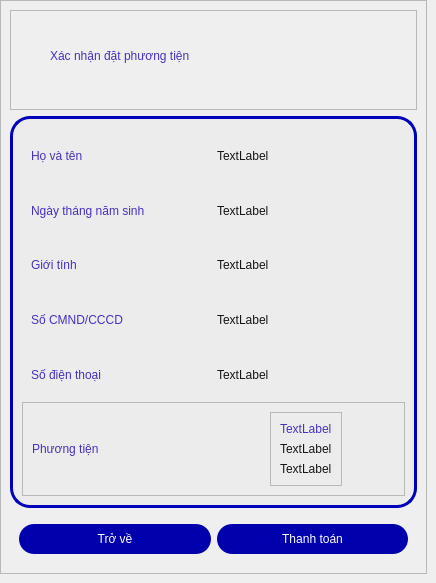
   <widget class="QWidget" name="confirmTransport">
    <property name="styleSheet">
     <string notr="true">QLabel {
	color: rgb(70, 49, 190);
	font: bold 20pt &quot;Google Sans&quot;;
	border: none;
}

QScrollBar:horizontal {
	border: none;
	height: 10px;
	margin: 0 0 0 0;
	border-radius: 0px;
}

QScrollBar::handle:horizontal {
	background-color: rgb(70, 49, 190);
	min-height: 10px;
	border-radius: 5px;
}

QScrollBar::handle:horizontal:hover:!pressed {
	background-color: rgb(85, 62, 239);
}	

QScrollBar::sub-line:horizontal {
	border: none;
	width: 10px;
	border-top-left-radius: 5px;
	border-bottom-right-radius: 5px;
	subcontrol-position: left;
	subcontrol-origin: margin;	
}

QScrollBar::add-line:horizontal {
	border: none;
	width: 10px;
	border-top-right-radius: 5px;
	border-bottom-right-radius: 5px;
	subcontrol-position: right;
	subcontrol-origin: margin;	
}

QScrollBar::left-arrow:horizontal, QScrollBar::right-arrow:horizontal {
	background: none;
 	width: 1px;
}

QScrollBar::add-page:horizontal, QScrollBar::sub-page:horizontal {
	background: none;
	width: 1px;
}

QScrollBar:vertical {
	border: none;
	width: 10px;
	margin: 0 0 0 0;
	border-radius: 0px;
	
}

QScrollBar::handle:vertical {
	background-color: rgb(70, 49, 190);
	min-height: 10px;
	border-radius: 5px;
}

QScrollBar::handle:vertical:hover:!pressed {
	background-color: rgb(85, 62, 239);
}	

QScrollBar::sub-line:vertical {
	border: none;
	height: 10px;
	border-top-left-radius: 5px;
	border-top-right-radius: 5px;
	subcontrol-position: top;
	subcontrol-origin: margin;	
}

QScrollBar::add-line:vertical {
	border: none;
	height: 10px;
	border-bottom-left-radius: 5px;
	border-bottom-right-radius: 5px;
	subcontrol-position: bottom;
	subcontrol-origin: margin;	
}

QScrollBar::up-arrow:vertical, QScrollBar::down-arrow:vertical {
	background: none;
}

QScrollBar::add-page:vertical, QScrollBar::sub-page:vertical {
	background: none;
}

QScrollArea {
	background-color: rgb(226, 226, 226);
	border: 2px solid rgb(70, 49, 190);
	border-radius: 9px;
}</string>
    </property>
    <widget class="QFrame" name="frame_21">
     <property name="geometry">
      <rect>
       <x>0</x>
       <y>0</y>
       <width>427</width>
       <height>574</height>
      </rect>
     </property>
     <property name="minimumSize">
      <size>
       <width>427</width>
       <height>574</height>
      </size>
     </property>
     <property name="maximumSize">
      <size>
       <width>427</width>
       <height>574</height>
      </size>
     </property>
     <property name="frameShape">
      <enum>QFrame::StyledPanel</enum>
     </property>
     <property name="frameShadow">
      <enum>QFrame::Raised</enum>
     </property>
     <layout class="QVBoxLayout" name="verticalLayout_52">
      <item>
       <widget class="QFrame" name="frame_22">
        <property name="minimumSize">
         <size>
          <width>0</width>
          <height>100</height>
         </size>
        </property>
        <property name="maximumSize">
         <size>
          <width>16777215</width>
          <height>100</height>
         </size>
        </property>
        <property name="frameShape">
         <enum>QFrame::StyledPanel</enum>
        </property>
        <property name="frameShadow">
         <enum>QFrame::Raised</enum>
        </property>
        <widget class="QLabel" name="label_19">
         <property name="geometry">
          <rect>
           <x>40</x>
           <y>30</y>
           <width>331</width>
           <height>31</height>
          </rect>
         </property>
         <property name="text">
          <string>Xác nhận đặt phương tiện</string>
         </property>
        </widget>
       </widget>
      </item>
      <item>
       <widget class="QFrame" name="confirmTransport_2">
        <property name="styleSheet">
         <string notr="true">#confirmTransport_2 {
	border: 3px solid rgb(0, 0, 184);
	border-radius: 20px;
	background: rgb(236, 236, 236);
}

QLineEdit {
	background-color: rgb(255, 255, 255);
	border-radius: 5px;
	font: bold 10pt &quot;Google Sans&quot;;
	padding-left: 5px;
	height: 30px;
}

QLineEdit:focus {
	background-color: rgb(255, 255, 255);
	border-radius: 5px;
	font: bold 10pt &quot;Google Sans&quot;;	
	border: 2px solid rgb(0, 85, 255);
	padding-left: 5px;
	height: 30px;
}

QLabel {
	color: rgb(70, 49, 190);
	font: bold 10pt &quot;Google Sans&quot;;
	border: none;
}

QComboBox {
	height: 25px;
	background: rgb(255, 255, 255);
	padding: 1px 5px 1px 5px;
	color: rgb(70, 49, 190);
	font: bold 10pt &quot;Google Sans&quot;;
outline: none;
border-radius: 5px;

}

QComboBox:editable {
	height: 25px;
	background: rgb(255, 255, 255);
	padding: 1px 5px 1px 5px;
border-radius: 5px;
}

QComboBox:!editable, QComboBox::drop-down:editable {
     background: rgb(255, 255, 255);
}

/* QComboBox gets the &quot;on&quot; state when the popup is open */
QComboBox:!editable:on, QComboBox::drop-down:editable:on {
    background: rgb(255, 255, 255)
}

QComboBox:on { /* shift the text when the popup opens */
    padding-top: 3px;
    padding-left: 4px;
}

QComboBox::drop-down {
    subcontrol-origin: padding;
    subcontrol-position: top right;
    width: 15px;

    border-left-width: 1px;
    border-left-color: darkgray;
    border-left-style: solid; /* just a single line */
    border-top-right-radius: 3px; /* same radius as the QComboBox */
    border-bottom-right-radius: 3px;
	border: none;
	outline: none;
	background: rgb(125, 125, 125);
}


QComboBox::down-arrow:on { /* shift the arrow when popup is open */
    top: 1px;
    left: 1px;
}

QDateTimeEdit {
	height: 25px;
	background: white;
	color: rgb(70, 49, 190);
	font: bold 10pt &quot;Google Sans&quot;;
	border-radius: 3px;
	border: 1px solid  rgb(70, 49, 190);
}


</string>
        </property>
        <property name="frameShape">
         <enum>QFrame::StyledPanel</enum>
        </property>
        <property name="frameShadow">
         <enum>QFrame::Raised</enum>
        </property>
        <layout class="QVBoxLayout" name="verticalLayout_53">
         <property name="spacing">
          <number>0</number>
         </property>
         <property name="leftMargin">
          <number>9</number>
         </property>
         <property name="topMargin">
          <number>9</number>
         </property>
         <property name="rightMargin">
          <number>9</number>
         </property>
         <property name="bottomMargin">
          <number>9</number>
         </property>
         <item>
          <widget class="QWidget" name="nameField_5" native="true">
           <layout class="QHBoxLayout" name="horizontalLayout_68">
            <item>
             <widget class="QLabel" name="label_3_confirmFlight_3">
              <property name="text">
               <string>Họ và tên</string>
              </property>
             </widget>
            </item>
            <item>
             <widget class="QLabel" name="nameConfirmTransport">
              <property name="styleSheet">
               <string notr="true">color: rgb(21, 21, 21)</string>
              </property>
              <property name="text">
               <string>TextLabel</string>
              </property>
             </widget>
            </item>
           </layout>
          </widget>
         </item>
         <item>
          <widget class="QWidget" name="birthdateField_5" native="true">
           <layout class="QHBoxLayout" name="horizontalLayout_69">
            <item>
             <widget class="QLabel" name="label_4_confirmFlight_3">
              <property name="text">
               <string>Ngày tháng năm sinh</string>
              </property>
             </widget>
            </item>
            <item>
             <widget class="QLabel" name="birthConfirmTransport">
              <property name="styleSheet">
               <string notr="true">color: rgb(21, 21,21)</string>
              </property>
              <property name="text">
               <string>TextLabel</string>
              </property>
             </widget>
            </item>
           </layout>
          </widget>
         </item>
         <item>
          <widget class="QWidget" name="sexField_5" native="true">
           <property name="minimumSize">
            <size>
             <width>250</width>
             <height>0</height>
            </size>
           </property>
           <layout class="QHBoxLayout" name="horizontalLayout_70">
            <item>
             <widget class="QLabel" name="label_5_confirmFlight_3">
              <property name="text">
               <string>Giới tính</string>
              </property>
             </widget>
            </item>
            <item>
             <widget class="QLabel" name="sexConfirmTransport">
              <property name="styleSheet">
               <string notr="true">color: rgb(21, 21,21);</string>
              </property>
              <property name="text">
               <string>TextLabel</string>
              </property>
             </widget>
            </item>
           </layout>
          </widget>
         </item>
         <item>
          <widget class="QWidget" name="IDField_5" native="true">
           <layout class="QHBoxLayout" name="horizontalLayout_71">
            <item>
             <widget class="QLabel" name="label_6_confirmFlight_3">
              <property name="text">
               <string>Số CMND/CCCD</string>
              </property>
             </widget>
            </item>
            <item>
             <widget class="QLabel" name="IDConfirmTransport">
              <property name="styleSheet">
               <string notr="true">color: rgb(21,21,21)</string>
              </property>
              <property name="text">
               <string>TextLabel</string>
              </property>
             </widget>
            </item>
           </layout>
          </widget>
         </item>
         <item>
          <widget class="QWidget" name="phoneField_5" native="true">
           <layout class="QHBoxLayout" name="horizontalLayout_72">
            <item>
             <widget class="QLabel" name="label_7_confirmFlight_3">
              <property name="text">
               <string>Số điện thoại</string>
              </property>
             </widget>
            </item>
            <item>
             <widget class="QLabel" name="phoneConfirmTransport">
              <property name="styleSheet">
               <string notr="true">color: rgb(21,21,21);</string>
              </property>
              <property name="text">
               <string>TextLabel</string>
              </property>
             </widget>
            </item>
           </layout>
          </widget>
         </item>
         <item>
          <widget class="QFrame" name="frame_23">
           <property name="frameShape">
            <enum>QFrame::StyledPanel</enum>
           </property>
           <property name="frameShadow">
            <enum>QFrame::Raised</enum>
           </property>
           <layout class="QHBoxLayout" name="horizontalLayout_73">
            <item alignment="Qt::AlignLeft">
             <widget class="QLabel" name="label_20">
              <property name="text">
               <string>Phương tiện</string>
              </property>
             </widget>
            </item>
            <item alignment="Qt::AlignHCenter">
             <widget class="QFrame" name="frame_24">
              <property name="frameShape">
               <enum>QFrame::StyledPanel</enum>
              </property>
              <property name="frameShadow">
               <enum>QFrame::Raised</enum>
              </property>
              <layout class="QVBoxLayout" name="verticalLayout_54">
               <item alignment="Qt::AlignHCenter">
                <widget class="QLabel" name="IDTransportConfirm">
                 <property name="text">
                  <string>TextLabel</string>
                 </property>
                </widget>
               </item>
               <item alignment="Qt::AlignHCenter">
                <widget class="QLabel" name="CostTransportConfirm">
                 <property name="styleSheet">
                  <string notr="true">QLabel{
	color: rgb(21, 21, 21);
	font: 12px &quot;Google Sans&quot;;
}</string>
                 </property>
                 <property name="text">
                  <string>TextLabel</string>
                 </property>
                </widget>
               </item>
               <item alignment="Qt::AlignHCenter">
                <widget class="QLabel" name="rangeTransportConfirm">
                 <property name="styleSheet">
                  <string notr="true">QLabel{
	color: rgb(21, 21, 21);
	font: 12px &quot;Google Sans&quot;;
}</string>
                 </property>
                 <property name="text">
                  <string>TextLabel</string>
                 </property>
                </widget>
               </item>
              </layout>
             </widget>
            </item>
           </layout>
          </widget>
         </item>
        </layout>
       </widget>
      </item>
      <item>
       <widget class="QWidget" name="widget_66" native="true">
        <property name="minimumSize">
         <size>
          <width>0</width>
          <height>50</height>
         </size>
        </property>
        <property name="maximumSize">
         <size>
          <width>16777215</width>
          <height>50</height>
         </size>
        </property>
        <layout class="QHBoxLayout" name="horizontalLayout_74">
         <item>
          <widget class="QPushButton" name="pushButton_backConfirmTransport">
           <property name="styleSheet">
            <string notr="true">QPushButton {
	width: 100px;
	height: 30px;
    border-radius: 15px;
	background-color: rgb(0, 0, 172);
	color: rgb(255, 255, 255);
	font: bold 12pt &quot;Google Sans&quot;;
	outline: none;
}

QPushButton:hover:!pressed
{
	width: 100px;
	height: 30px;
   	border-radius: 15px;
	background-color: rgb(223, 223, 223);
	color: rgb(0, 0, 172);
	font: bold 12pt &quot;Google Sans&quot;;
	outline: none;
	border: 2px solid rgb(0, 84, 253)
} </string>
           </property>
           <property name="text">
            <string>Trở về</string>
           </property>
           <property name="icon">
            <iconset>
             <normaloff>../img/feather/arrow-left-circle.svg</normaloff>../img/feather/arrow-left-circle.svg</iconset>
           </property>
           <property name="iconSize">
            <size>
             <width>20</width>
             <height>20</height>
            </size>
           </property>
          </widget>
         </item>
         <item>
          <widget class="QPushButton" name="pushButton_purchaseConfirmTransport">
           <property name="styleSheet">
            <string notr="true">QPushButton {
	width: 100px;
	height: 30px;
    border-radius: 15px;
	background-color: rgb(0, 0, 172);
	color: rgb(255, 255, 255);
	font: bold 12pt &quot;Google Sans&quot;;
	outline: none;
}

QPushButton:hover:!pressed
{
	width: 100px;
	height: 30px;
   	border-radius: 15px;
	background-color: rgb(223, 223, 223);
	color: rgb(0, 0, 172);
	font: bold 12pt &quot;Google Sans&quot;;
	outline: none;
	border: 2px solid rgb(0, 84, 253)
} </string>
           </property>
           <property name="text">
            <string>Thanh toán</string>
           </property>
           <property name="icon">
            <iconset>
             <normaloff>../img/feather/award.svg</normaloff>../img/feather/award.svg</iconset>
           </property>
           <property name="iconSize">
            <size>
             <width>20</width>
             <height>20</height>
            </size>
           </property>
          </widget>
         </item>
        </layout>
       </widget>
      </item>
     </layout>
    </widget>
   </widget>
